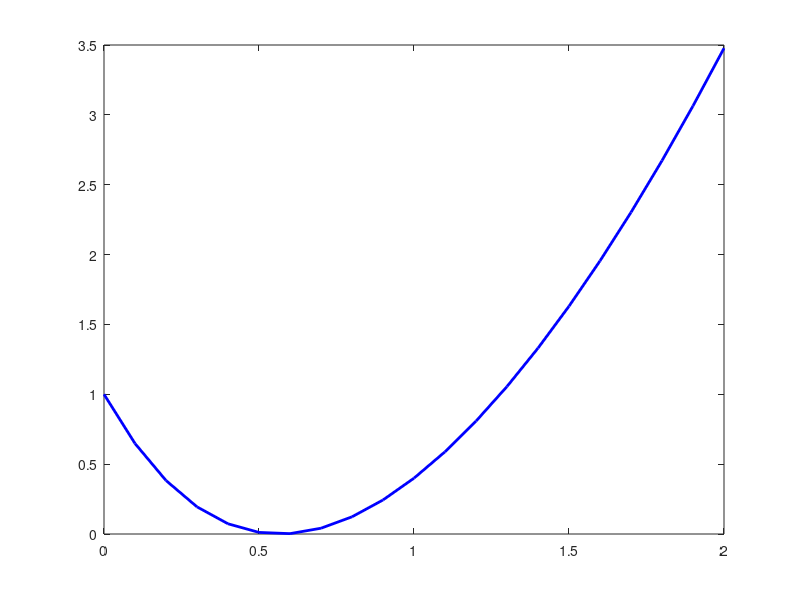

Here is the MATLAB script that generated this plot:
%a5


figure(1);
title(''); ylabel('y'); xlabel('x');


x=0:.1:2; 

plot(x,x.^2 - 2.*x.*exp(-x) + exp(-2.*x),'b-','LineWidth',2);

%legend('data','quadratic fit','exponential fit','power fit');
